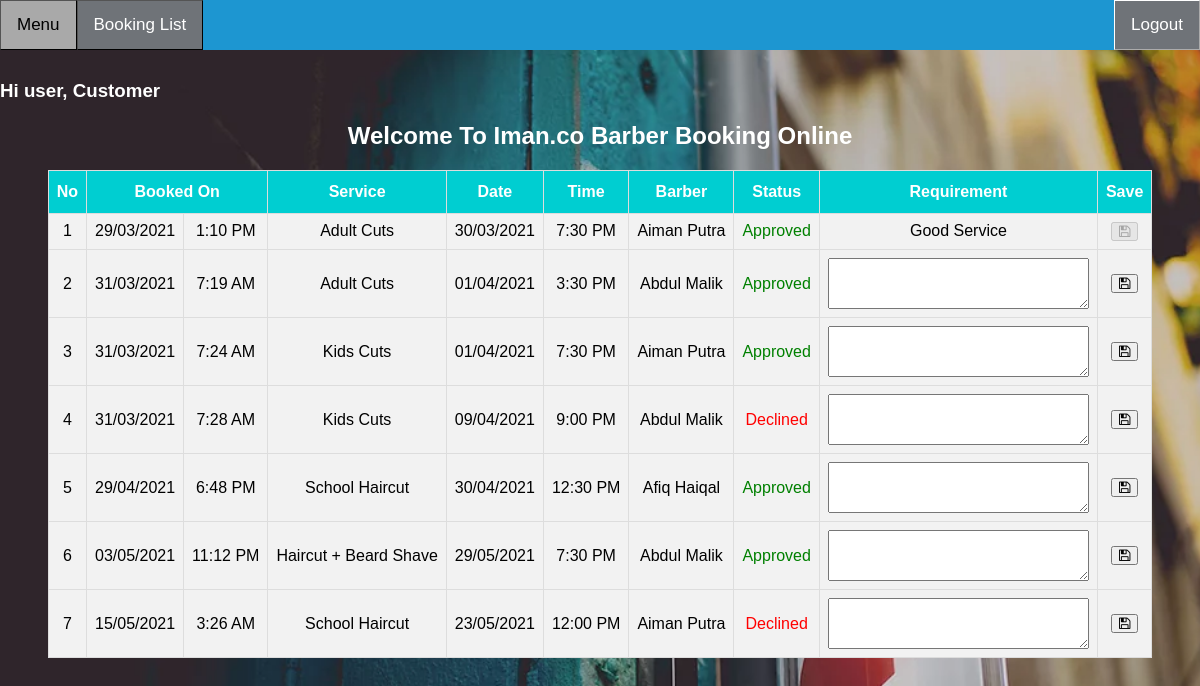
/Customer/List.php (signed in), run on the app's committed database.
### tables this page shows
CREATE TABLE IF NOT EXISTS `booking` (
  `id` int(4) NOT NULL AUTO_INCREMENT,
  `cusID` varchar(20) NOT NULL,
  `staffID` varchar(20) NOT NULL,
  `service` varchar(255) NOT NULL,
  `date` date NOT NULL,
  `time` time NOT NULL,
  `logDT` datetime NOT NULL,
  `review` varchar(255) NOT NULL,
  `approve` int(1) NOT NULL,
  PRIMARY KEY (`id`)
);

### Customer/List.php (the view, shortened to what this page needs)
<?php
if(isset ($_SESSION["username"]))
{	include "Header.php";?>
<!DOCTYPE html>
<html>
<body>
	<h2 style="text-align:center;color:white">Welcome To Iman.co Barber Booking Online</h2>
<?php
	$queryGet = "select * from booking where cusID='".$_SESSION["username"]."'";
	$resultGet = mysqli_query($link,$queryGet);
	$count = mysqli_num_rows($resultGet);
	if(!$resultGet)
	{
		die ("Invalid Query - get Items List: ". mysqli_error($link));
	}
	else
	{?>
	<table id="table" border="1" align="center">
		<tr>
			<th>No</th>
			<th colspan="2">Booked On</th>
			<th>Service</th>
			<th>Date</th>
			<th>Time</th>
			<th>Barber</th>
			<th>Status</th>
			<th>Requirement</th>
			<th>Save</th>
		</tr>
<?php
		if($count >0)
		{
		$no=1;
		while($row= mysqli_fetch_array($resultGet, MYSQLI_BOTH))
		{
			$tmp = $row['logDT'];
            $Dtime = new DateTime($tmp);
			$date = $Dtime->format('d/m/Y');
			$time = $Dtime->format('g:i A');
		?>
		<tr>
			<form action="List.php" method="POST">
			<td><?php echo $no;?></td>
			<td><?php echo $date;?></td>
			<td><?php echo $time;?></td>
			<td><?php
				if($row['service']=="adult")	echo "Adult Cuts";
				if($row['service']=="school")	echo "School Haircut";
				if($row['service']=="kids")	echo "Kids Cuts";
				if($row['service']=="hairshave")	echo "Haircut + Beard Shave";
			?></td>
			<td><?php
				$rDate = new DateTime($row['date']);
				echo $rDate->format('d/m/Y');?>
			</td>
			<td><?php
				$rTime = new DateTime($row['time']);
				echo $rTime->format('g:i A');?>
			</td>
			<td><?php echo $row['staffID']; ?></td>
			<td><?php
			if($row['approve']=="0")	echo "<p style='color: #ff8d00;'>Pending</p>";
			else if($row['approve']=="2")	echo "<p style='color: red;'>Declined</p>";
			else	echo "<p style='color: green;'>Approved</p>"?></td>
			<td>
<?php		if($row['review']=="") {?>
			<textarea rows="3" cols="30" name="review" value="<?php echo $row['review']; ?>"><?php echo $row['review']; ?></textarea></td>
			<td><button type="submit" name="update"><i class="fa fa-save"></i></button></td>
<?php		}else { ?>
			<?php echo $row['review'];?></td>
			<td><button disabled><i class="fa fa-save"></i></button></td><?php }?>
			</form>
		</tr>
<?php	$no++;
}
		}
		else {?>
		<tr><td colspan="10">No Booking Yet</td></tr><?php	}?>
	</table>
<?php
	}
}
else	{
	echo "No session exists or session has expired. Please log in again ";
	echo "Page will be redirect in 5 seconds";
	header('Refresh: 5; ../Auth/Login.php');
}
?>
</body>
</html>

### css/topNav.css (style rules this page uses)
* { box-sizing: border-box; }
body { margin: 0; font-family: Arial, Helvetica, sans-serif; background-image: url("bc.webp"); background-position: center; background-size: cover; background-attachment: fixed; position:absolute; top:10%; max-width: -webkit-fill-available; right: 0px; left: 0px; }
h1, h2 { text-align:center; color:white; }
#table { font-family: "Trebuchet MS", Arial, Helvetica, sans-serif; border-collapse: collapse; margin-bottom : 50px; }
#table td, #table th { border: 1px solid #ddd; padding: 8px; text-align: center; max-width: auto; }
#table tr { background-color: #f2f2f2; }
#table th { padding-top: 12px; padding-bottom: 12px; text-align: center; background-color: #00CED1; color: white; max-width: auto; background-position: center; }

### data on the page
booking: logDT "29/03/2021", logDT "1:10 PM", service "Adult Cuts", date "30/03/2021", time "7:30 PM", staffID "Aiman Putra", approve "Approved", review "Good Service"
booking: logDT "31/03/2021", logDT "7:19 AM", service "Adult Cuts", date "01/04/2021", time "3:30 PM", staffID "Abdul Malik", approve "Approved"
booking: logDT "31/03/2021", logDT "7:24 AM", service "Kids Cuts", date "01/04/2021", time "7:30 PM", staffID "Aiman Putra", approve "Approved"
booking: logDT "31/03/2021", logDT "7:28 AM", service "Kids Cuts", date "09/04/2021", time "9:00 PM", staffID "Abdul Malik", approve "Declined"
booking: logDT "29/04/2021", logDT "6:48 PM", service "School Haircut", date "30/04/2021", time "12:30 PM", staffID "Afiq Haiqal", approve "Approved"
booking: logDT "03/05/2021", logDT "11:12 PM", service "Haircut + Beard Shave", date "29/05/2021", time "7:30 PM", staffID "Abdul Malik", approve "Approved"
booking: logDT "15/05/2021", logDT "3:26 AM", service "School Haircut", date "23/05/2021", time "12:00 PM", staffID "Aiman Putra", approve "Declined"

### other printed values
$_SESSION["username"] "Customer"
